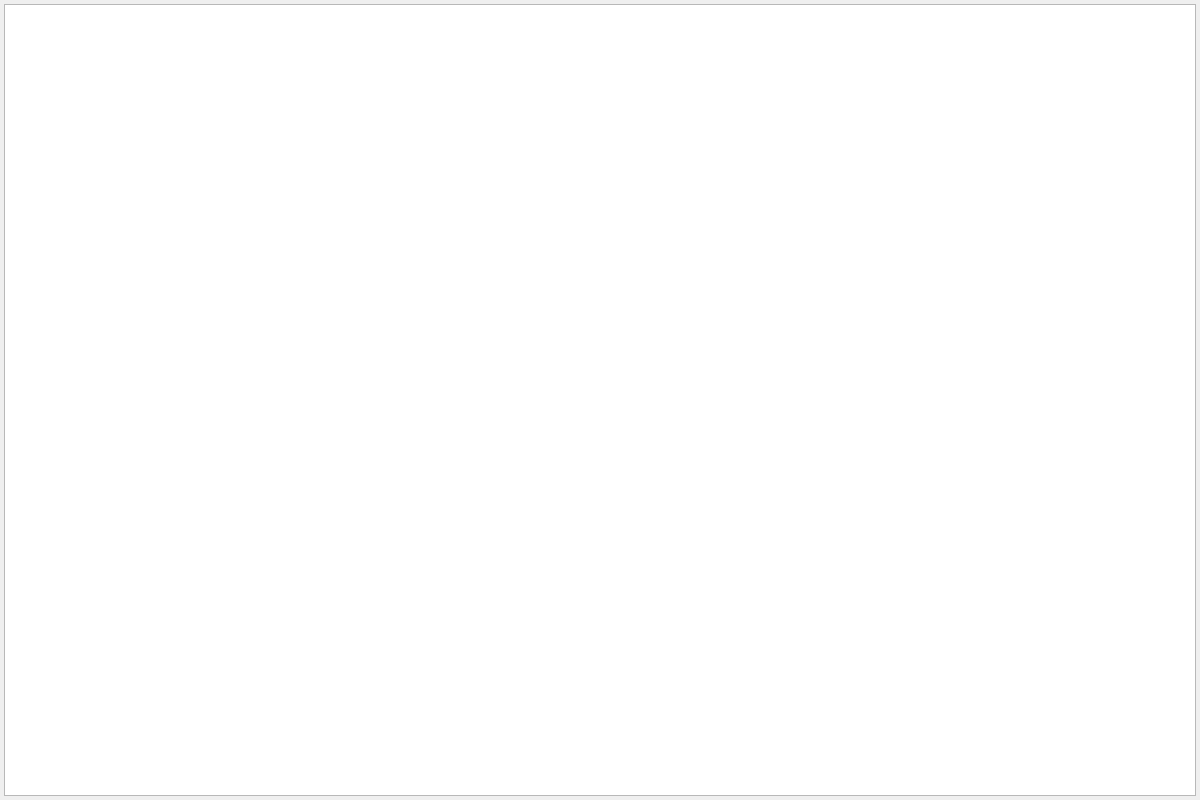
<?xml version="1.0" encoding="UTF-8"?>
<ui version="4.0">
 <class>PantallaArbolAvl</class>
 <widget class="QWidget" name="PantallaArbolAvl">
  <property name="geometry">
   <rect>
    <x>0</x>
    <y>0</y>
    <width>1200</width>
    <height>800</height>
   </rect>
  </property>
  <property name="windowTitle">
   <string>Form</string>
  </property>
  <layout class="QVBoxLayout" name="verticalLayout">
   <property name="leftMargin">
    <number>4</number>
   </property>
   <property name="topMargin">
    <number>4</number>
   </property>
   <property name="rightMargin">
    <number>4</number>
   </property>
   <property name="bottomMargin">
    <number>4</number>
   </property>
   <item>
    <widget class="QGraphicsView" name="graphicsView"/>
   </item>
  </layout>
 </widget>
 <resources/>
 <connections/>
</ui>
